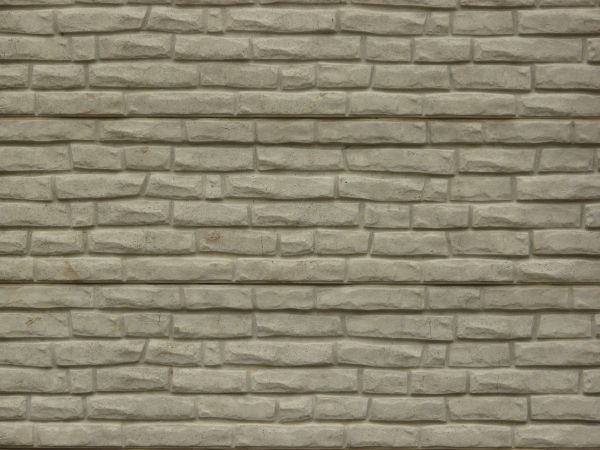
#> input picture Computer Vision/Data Training/brick/brick1.jpg, 600 x 450 px; its folder holds 4 pictures in this run
$ python brickLaw.py
#> lines starting #> are read from the running program, lines starting #| are printed output that depends on the picture; long printed decimals are rounded
import numpy as np
import cv2
from matplotlib import pyplot as plt
from scipy import signal as sg
import random

# === image read ==
total = [0 for i in range(9)]
img = 'brick'
for loop in range(1, 11):
    imgNo = img + str(loop)
    image = cv2.imread(imgNo + '.jpg')
#> image is the input picture: shape (450, 600, 3); mean B, G, R 113, 133.2, 139.4

    PATCH_SIZE = 32
    h, w, c = image.shape
#> h = 450; w = 600; c = 3

    locations = []
    for i in range(10):
        x = random.randrange(0 + PATCH_SIZE / 2, w - PATCH_SIZE / 2)
        y = random.randrange(0 + PATCH_SIZE / 2, h - PATCH_SIZE / 2)
        locations.append((y, x))

    patches = list()
    for loc in locations:
        patches.append(image[loc[0] - int(PATCH_SIZE / 2):loc[0] + int(PATCH_SIZE / 2),
                            loc[1] - int(PATCH_SIZE / 2):loc[1] + int(PATCH_SIZE / 2)])
#> after the loop, patches = 10 items
    cnt = 1
    cntr = 0
    for patch in (patches):
        cntr += 1
        gray = cv2.cvtColor(patch, cv2.COLOR_BGR2GRAY)
        (rows, cols) = gray.shape[:2]

    # === image processing ===
        smooth_kernel = (1/25) * np.ones((5, 5))
        gray_smooth = sg.convolve(gray, smooth_kernel, "same")
        gray_processed = np.abs(gray - gray_smooth)

        # === Law's Texture filter ===
        filter_vectors = np.array([[ 1,  4,  6,  4,  1],
                                   [-1, -2,  0,  2,  1],
                                   [-1,  0,  2,  0,  1],
                                   [ 1, -4,  6, -4,  1]])
        filters = list()
        for i in range(4):
            for j in range(4):
                filters.append(np.matmul(filter_vectors[i][:].reshape(5, 1),
                                         filter_vectors[j][:].reshape(1, 5)))
        conv_maps = np.zeros((rows, cols, 16))
        for i in range(len(filters)):
            conv_maps[:, :, i] = sg.convolve(gray_processed, filters[i], 'same')

        # texture map calculation
        texture_maps = list()
        texture_maps.append((conv_maps[:, :, 1] + conv_maps[:, :, 4]) // 2)
        texture_maps.append((conv_maps[:, :, 2] + conv_maps[:, :, 8]) // 2)
        texture_maps.append((conv_maps[:, :, 3] + conv_maps[:, :, 12]) // 2)
        texture_maps.append((conv_maps[:, :, 7] + conv_maps[:, :, 13]) // 2)
        texture_maps.append((conv_maps[:, :, 6] + conv_maps[:, :, 9]) // 2)
        texture_maps.append((conv_maps[:, :, 11] + conv_maps[:, :, 14]) // 2)
        texture_maps.append(conv_maps[:, :, 10])
        texture_maps.append(conv_maps[:, :, 5])
        texture_maps.append(conv_maps[:, :, 15])
        texture_maps.append(conv_maps[:, :, 0])

        TEM = list()
        for i in range(9):
            TEM.append(np.abs(texture_maps[i]).sum() / np.abs(texture_maps[9].sum()))

        print(img + str(loop - 1) + str(cntr - 1) + "\t\t", end='')
        cnt += 1
        for i in range(9):
            print(format(TEM[i], '.6f'), end='\t\t')
            total[i] += TEM[i]
        print("")
#> this loop made 10 passes
#| brick00		0.0923		0.1427		0.1503		0.01552		0.01387		0.02181		0.02314		0.01357		0.02411
#| brick01		0.0989		0.1446		0.1516		0.01575		0.01484		0.02223		0.02368		0.01524		0.02659
#| brick02		0.09762		0.1437		0.1446		0.01442		0.01469		0.02056		0.02365		0.01435		0.02034
#| brick03		0.09563		0.1437		0.1444		0.01445		0.01432		0.02092		0.02342		0.01367		0.02158
#| brick04		0.09105		0.1421		0.1496		0.01728		0.01384		0.02256		0.02274		0.01497		0.02968
#| brick05		0.09609		0.1457		0.1451		0.01197		0.01408		0.01996		0.02337		0.01261		0.01783
#| brick06		0.09258		0.1409		0.1329		0.01402		0.01407		0.01972		0.02245		0.01346		0.02417
#| brick07		0.09356		0.1349		0.1392		0.01511		0.01388		0.02076		0.02159		0.01318		0.02776
#> (further printed lines are left out)
#> pass 1, `gray = cv2.cvtColor(patch, cv2.COLOR_BGR2GRAY)`:
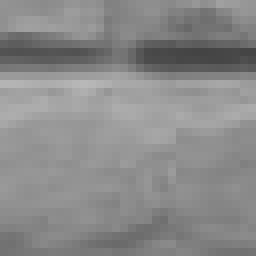
#> gray: shape (32, 32) (shown 8 times larger); min 68, max 184, mean 137.7
#> pass 1, `gray_smooth = sg.convolve(gray, smooth_kernel, "same")`:
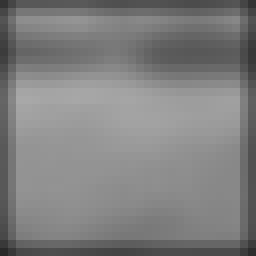
#> gray_smooth: shape (32, 32) float64 (shown 8 times larger); min 41.8, max 168.6, mean 127.8
#> pass 1, `gray_processed = np.abs(gray - gray_smooth)`:
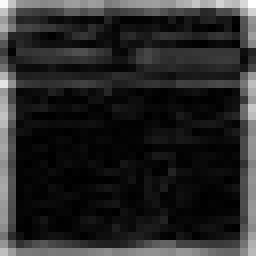
#> gray_processed: shape (32, 32) float64 (shown 8 times larger); min 0, max 96.32, mean 14.9; drawn with min black and max white
#> pass 2, `gray = cv2.cvtColor(patch, cv2.COLOR_BGR2GRAY)`:
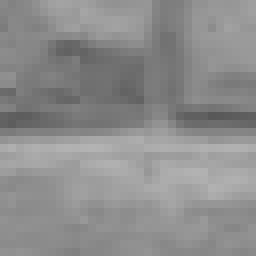
#> gray: shape (32, 32) (shown 8 times larger); min 88, max 179, mean 140.9
#> after the loop:
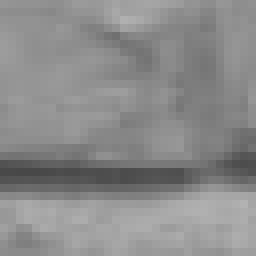
#> gray: shape (32, 32) (shown 8 times larger); min 72, max 178, mean 138.8
#> after the loop:
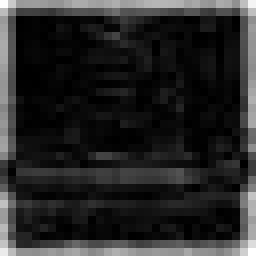
#> gray_processed: shape (32, 32) float64 (shown 8 times larger); min 0, max 97.48, mean 15.1; drawn with min black and max white
#> after the loop, cnt = 11; cntr = 10; total = [0.959, 1.43, 1.46, 0.148, 0.143, 0.212, 0.232, 0.139, 0.243]
#> pass 2 of the loop `for loop in range(1, 11):`:
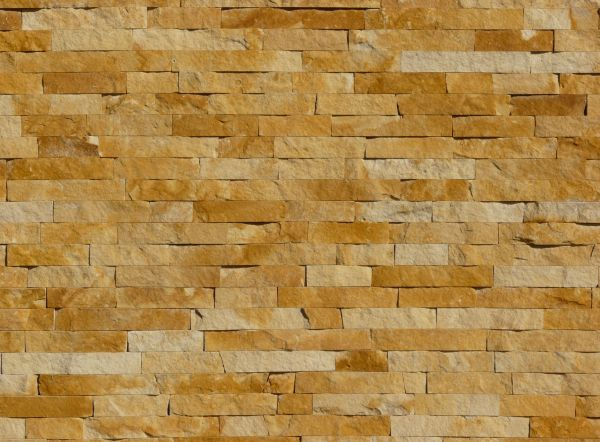
#> input picture Computer Vision/Data Training/brick/brick2.jpg, 600 x 442 px
#> image is the input picture: shape (442, 600, 3); mean B, G, R 73.6, 135.8, 175.2
#> the loop `for patch in (patches):` made 10 passes
#| brick10		0.1003		0.1418		0.1554		0.02064		0.01553		0.02527		0.02363		0.0153		0.04142
#| brick11		0.1089		0.1447		0.1672		0.0162		0.01601		0.02397		0.02423		0.0158		0.03004
#| brick12		0.1011		0.1454		0.163		0.01657		0.01485		0.02446		0.02416		0.01478		0.03146
#| brick13		0.1005		0.1447		0.1551		0.01627		0.01453		0.02339		0.02398		0.0143		0.03108
#| brick14		0.0909		0.1401		0.1431		0.0206		0.01421		0.02366		0.02251		0.01588		0.04058
#> (further printed lines are left out)
#> after the loop `for patch in (patches):`:
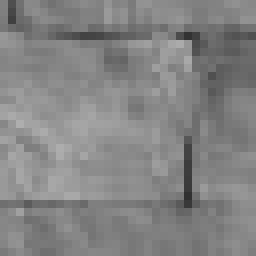
#> gray: shape (32, 32) (shown 8 times larger); min 49, max 174, mean 131.6
#> after the loop `for patch in (patches):`:
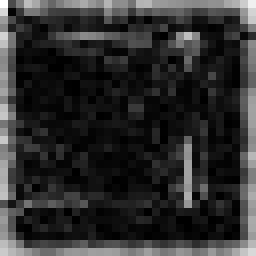
#> gray_processed: shape (32, 32) float64 (shown 8 times larger); min 0, max 91.16, mean 16.6; drawn with min black and max white
#> after the loop `for patch in (patches):`: cnt = 11; cntr = 10; total = [1.94, 2.85, 2.97, 0.341, 0.292, 0.454, 0.464, 0.3, 0.651]
#> pass 3 of the loop `for loop in range(1, 11):`:
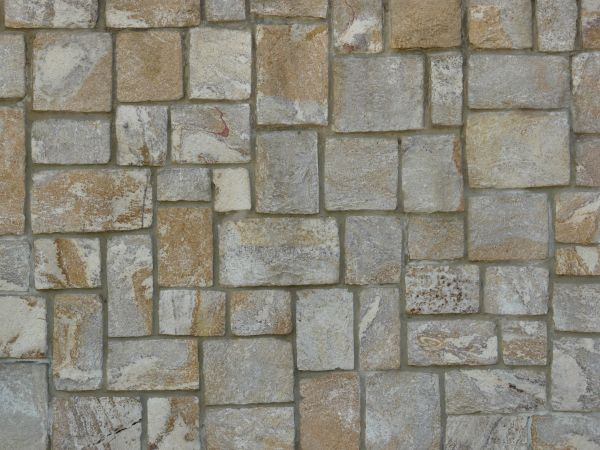
#> input picture Computer Vision/Data Training/brick/brick3.jpg, 600 x 450 px
#> image is the input picture: shape (450, 600, 3); mean B, G, R 124.6, 136.7, 140.4
#> after the loop `for patch in (patches):`:
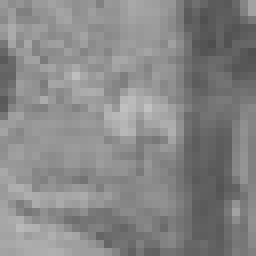
#> gray: shape (32, 32) (shown 8 times larger); min 78, max 193, mean 134.8
#> after the loop `for patch in (patches):`:
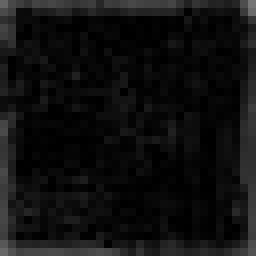
#> gray_processed: shape (32, 32) float64 (shown 8 times larger); min 0, max 117.7, mean 16.1
#> after the loop `for patch in (patches):`: cnt = 11; cntr = 10; total = [2.84, 4.25, 4.4, 0.564, 0.437, 0.705, 0.69, 0.468, 1.19]
#> (the run stopped early here; a loop or call above may not have finished)
